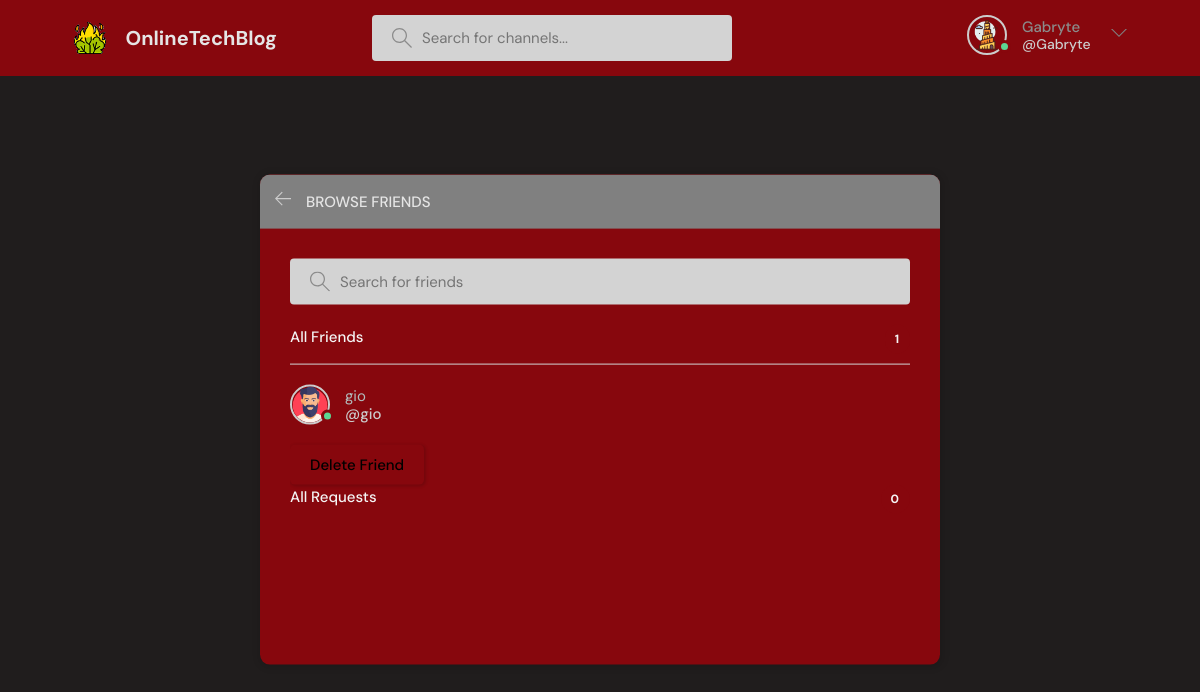
Screenshot of /friends/ (signed in) with the database file from the repository.
### baseProject/models.py (models this page shows)
class User(AbstractUser):
    name = models.CharField(max_length=200, null=True)
    surname = models.CharField(max_length=200, null=True)
    email = models.EmailField(unique=True,null=True)
    status = models.TextField(null=True)
    icon = models.ImageField(null=True, default="userBase.svg")
    showFriendsMessages = models.BooleanField(default=False)
    USERNAME_FIELD = 'email'
    REQUIRED_FIELDS = []

### baseProject/views.py (the view)
# urls.py: path('friends/',views.friends,name="friends"),
@login_required(login_url='loginPage')
def friends(request):
    q = request.GET.get('q') if request.GET.get('q') != None else ''
    friendsOfUser = getUserFriends(request)
    friendsOfUser = friendsOfUser.filter(
        Q(username__icontains=q) | Q(first_name__icontains=q) | Q(last_name__icontains=q) | Q(
            email__icontains=q)).order_by('username')
    listOfRequests = getUserFriendshipRequests(request)
    listOfRequests = listOfRequests.filter(
        Q(username__icontains=q) | Q(first_name__icontains=q) | Q(last_name__icontains=q) | Q(
            email__icontains=q)).order_by('username')
    context = {'friends': friendsOfUser, 'requestUsers': listOfRequests}
    return render(request, 'baseProject/friends.html', context)

### baseProject/views.py (called while the page is built)
def getUserFriendshipRequests(request):
    listFrom = FriendshipRequest.objects.filter(
        to_user_id=request.user.id,
        accepted=False
    ).values_list('from_user', flat=True)
    listFrom = [x for x in listFrom if x != request.user.id]
    listOfRequests = User.objects.filter(
        id__in=listFrom
    )
    return listOfRequests

### baseProject/templates/baseProject/friends.html (shortened to what this page needs)
{% extends 'main.html' %}
{% block content %}
    <main class="create-room layout">
        <div class="container">
            <div class="layout__box">
                <div class="layout__boxHeader">
                    <div class="layout__boxTitle">
                        <a href="{{ request.META.HTTP_REFERER }}">
                            <svg version="1.1" xmlns="http://www.w3.org/2000/svg" width="32" height="32"
                                 viewBox="0 0 32 32">
                                <title>arrow-left</title>
                                <path
                                        d="M13.723 2.286l-13.723 13.714 13.719 13.714 1.616-1.611-10.96-10.96h27.625v-2.286h-27.625l10.965-10.965-1.616-1.607z"
                                ></path>
                            </svg>
                        </a>
                        <h3>Browse Friends</h3>
                    </div>
                </div>
                <div class="topics-page layout__body">
                    <form action="{% url 'friends' %}" method="GET" class="searchBar">
                        <label>
                            <input name="q" placeholder="Search for friends"/>
                        </label>
                    </form>
                    <ul class="listTopics">
                        <li>
                            <a class="active">All Friends <span>{{ friends.count }}</span></a>
                        </li>
                        {% for friend in friends %}
                            {% if friend != request.user %}
                                <a href="{% url 'user-profile' friend.id %}" class="participant">
                                    {% if friend.is_authenticated %}
                                        <div class="avatar avatar--medium active">
                                            <img src="{{ friend.icon.url }}"/>
                                        </div>
                                    {% else %}
                                        <div class="avatar avatar--medium">
                                            <img src="{{ friend.icon.url }}"/>
                                        </div>
                                    {% endif %}
                                    <p>
                                        {{ friend.username }}
                                        <span>@{{ friend.username }}</span>
                                    </p>
                                </a>
                                <form method="post" action="{% url 'delete-friend' friend.id %}">
                                    <button class="btn btn-pill" type="submit">Delete Friend</button>
                                </form>
                            {% endif %}
                        {% endfor %}
                        <li>
                            <a class="active">All Requests <span>{{ requestUsers.count }}</span></a>
                        </li>
                    </ul>
                </div>
            </div>
        </div>
    </main>
{% endblock content %}

### templates/header.html (shortened to what this page needs)
{% load static %}
    <header class="header header--loggedIn">
      <div class="container">
        <a href="{% url 'home' %}" class="LOGO">
          <img src="{% static  'images/tower.png' %}" />
          <h1>OnlineTechBlog</h1>
        </a>
        <form class="searchBar" method="GET" action="{% url 'home'  %}">
          <label>
            <input name="q" placeholder="Search for channels..." />
          </label>
        </form>
        <nav class="header__menu">
          {% if request.user.is_authenticated %}
          <div class="UserOptions">
            <a href="{% url 'user-profile' request.user.id %}">
              <div class="avatar avatar--medium active">
                <img src="{{request.user.icon.url}}" />
              </div>
              <p>{{ request.user.username }} <span>@{{ request.user.username }}</span></p>
            </a>
            <button class="dropdown-button">
              <svg version="1.1" xmlns="http://www.w3.org/2000/svg" width="32" height="32" viewBox="0 0 32 32">
                <title>chevron-down</title>
                <path d="M16 21l-13-13h-3l16 16 16-16h-3l-13 13z"></path>
              </svg>
            </button>
          </div>
              {% else %}
           <a href="{% url 'loginPage' %}">
            <img src="{% static 'images/emptyusericon.svg' %}"/>
            <p>Login</p>
          </a>
           {% endif %}
        </nav>
      </div>
    </header>

### rows the page displays
User: user.icon (picture), user.username "Gabryte"
User: icon (picture), username "gio"

### other values shown
{{ friends.count }} "1"
{{ requestUsers.count }} "0"
